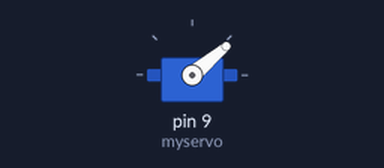
A sketch run on a simulated Arduino Uno, built with avr-gcc and run on an emulated ATmega328P. On the bench: servo.

Above: at 0.05 s.
At 0.15 s:
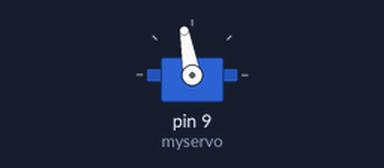
At 0.25 s:
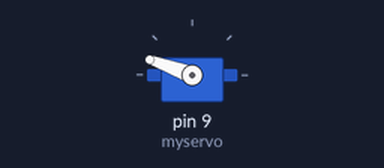
Timing chart, 0 to 3.0 s (numbered marks = the images above):
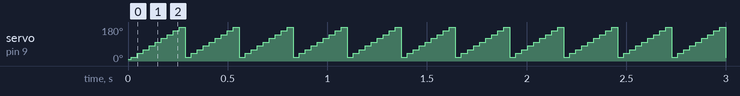

The sketch:

servo-testing.ino
```cpp
#include <Servo.h>
Servo myservo;  // Creating a servo object name myservo
  // defining analog pin for potentiometer
int val=0;    // variable which will read analog pin values for potentiometer

void setup() {
  myservo.attach(9);  // defined pin 9 for PWM input signal of servo on Arduino
}
void loop() {
  val+=10;     // scale the value to use with the servo (value between 0 and 180)
  myservo.write(val);
  if (val>=180){
    val=0;
  }                  // sets servo position with scaled value
  delay(15);                           // waits for the servo to get to position
}
```

Measured:
- by itself, servo on pin 9 (myservo): repeats every 0.27 s: 40° 0.03 s, 60° 0.03 s, 80° 0.03 s, 100° 0.03 s, 120° 0.03 s, 140° 0.03 s, 160° 0.03 s, 180° 0.03 s, 20° 0.03 s
